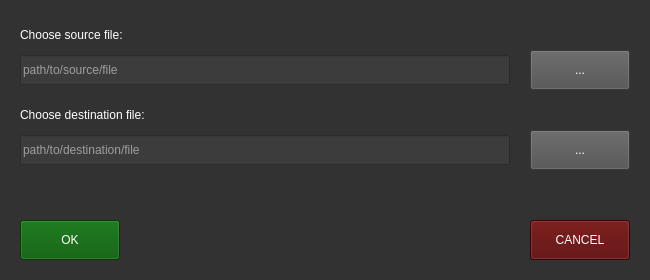
<?xml version="1.0" encoding="UTF-8"?>
<ui version="4.0">
 <class>ChooseFilesWindow</class>
 <widget class="QWidget" name="ChooseFilesWindow">
  <property name="windowModality">
   <enum>Qt::ApplicationModal</enum>
  </property>
  <property name="geometry">
   <rect>
    <x>0</x>
    <y>0</y>
    <width>650</width>
    <height>280</height>
   </rect>
  </property>
  <property name="sizePolicy">
   <sizepolicy hsizetype="Fixed" vsizetype="Fixed">
    <horstretch>0</horstretch>
    <verstretch>0</verstretch>
   </sizepolicy>
  </property>
  <property name="windowTitle">
   <string>Open files</string>
  </property>
  <property name="styleSheet">
   <string notr="true">background-color: rgb(50, 50, 50);</string>
  </property>
  <widget class="MyButton" name="chooseButton1">
   <property name="geometry">
    <rect>
     <x>530</x>
     <y>50</y>
     <width>100</width>
     <height>40</height>
    </rect>
   </property>
   <property name="sizePolicy">
    <sizepolicy hsizetype="Fixed" vsizetype="Fixed">
     <horstretch>0</horstretch>
     <verstretch>0</verstretch>
    </sizepolicy>
   </property>
   <property name="focusPolicy">
    <enum>Qt::TabFocus</enum>
   </property>
   <property name="styleSheet">
    <string notr="true">background-color: rgb(80, 80, 80);
font: 12pt &quot;Arial Black&quot;;
color: rgb(255, 255, 255);</string>
   </property>
   <property name="text">
    <string>...</string>
   </property>
  </widget>
  <widget class="MyButton" name="chooseButton2">
   <property name="geometry">
    <rect>
     <x>530</x>
     <y>130</y>
     <width>100</width>
     <height>40</height>
    </rect>
   </property>
   <property name="sizePolicy">
    <sizepolicy hsizetype="Fixed" vsizetype="Fixed">
     <horstretch>0</horstretch>
     <verstretch>0</verstretch>
    </sizepolicy>
   </property>
   <property name="focusPolicy">
    <enum>Qt::TabFocus</enum>
   </property>
   <property name="styleSheet">
    <string notr="true">background-color: rgb(80, 80, 80);
font: 12pt &quot;Arial Black&quot;;
color: rgb(255, 255, 255);</string>
   </property>
   <property name="text">
    <string>...</string>
   </property>
  </widget>
  <widget class="QLabel" name="label1">
   <property name="geometry">
    <rect>
     <x>20</x>
     <y>20</y>
     <width>490</width>
     <height>30</height>
    </rect>
   </property>
   <property name="sizePolicy">
    <sizepolicy hsizetype="Fixed" vsizetype="Fixed">
     <horstretch>0</horstretch>
     <verstretch>0</verstretch>
    </sizepolicy>
   </property>
   <property name="styleSheet">
    <string notr="true">font: 12pt &quot;Arial Black&quot;;
color: rgb(255, 255, 255);
background-color: rgb(50, 50, 50);</string>
   </property>
   <property name="text">
    <string>Choose source file:</string>
   </property>
  </widget>
  <widget class="QLineEdit" name="lineEdit1">
   <property name="geometry">
    <rect>
     <x>20</x>
     <y>55</y>
     <width>490</width>
     <height>30</height>
    </rect>
   </property>
   <property name="sizePolicy">
    <sizepolicy hsizetype="Fixed" vsizetype="Fixed">
     <horstretch>0</horstretch>
     <verstretch>0</verstretch>
    </sizepolicy>
   </property>
   <property name="focusPolicy">
    <enum>Qt::ClickFocus</enum>
   </property>
   <property name="styleSheet">
    <string notr="true">font: 10pt &quot;Arial Black&quot;;
color: rgb(255, 255, 255);
background-color: rgb(60, 60, 60);</string>
   </property>
   <property name="placeholderText">
    <string>path/to/source/file</string>
   </property>
  </widget>
  <widget class="QLabel" name="label2">
   <property name="geometry">
    <rect>
     <x>20</x>
     <y>100</y>
     <width>490</width>
     <height>30</height>
    </rect>
   </property>
   <property name="sizePolicy">
    <sizepolicy hsizetype="Fixed" vsizetype="Fixed">
     <horstretch>0</horstretch>
     <verstretch>0</verstretch>
    </sizepolicy>
   </property>
   <property name="styleSheet">
    <string notr="true">background-color: rgb(50, 50, 50);
color: rgb(255, 255, 255);
font: 12pt &quot;Arial Black&quot;;</string>
   </property>
   <property name="text">
    <string>Choose destination file:</string>
   </property>
  </widget>
  <widget class="QLineEdit" name="lineEdit2">
   <property name="geometry">
    <rect>
     <x>20</x>
     <y>135</y>
     <width>490</width>
     <height>30</height>
    </rect>
   </property>
   <property name="sizePolicy">
    <sizepolicy hsizetype="Fixed" vsizetype="Fixed">
     <horstretch>0</horstretch>
     <verstretch>0</verstretch>
    </sizepolicy>
   </property>
   <property name="focusPolicy">
    <enum>Qt::ClickFocus</enum>
   </property>
   <property name="styleSheet">
    <string notr="true">font: 10pt &quot;Arial Black&quot;;
color: rgb(255, 255, 255);
background-color: rgb(60, 60, 60);</string>
   </property>
   <property name="placeholderText">
    <string>path/to/destination/file</string>
   </property>
  </widget>
  <widget class="MyButton" name="okButton">
   <property name="geometry">
    <rect>
     <x>20</x>
     <y>220</y>
     <width>100</width>
     <height>40</height>
    </rect>
   </property>
   <property name="sizePolicy">
    <sizepolicy hsizetype="Fixed" vsizetype="Fixed">
     <horstretch>0</horstretch>
     <verstretch>0</verstretch>
    </sizepolicy>
   </property>
   <property name="focusPolicy">
    <enum>Qt::TabFocus</enum>
   </property>
   <property name="styleSheet">
    <string notr="true">color: rgb(255, 255, 255);
font: 12pt &quot;Arial Black&quot;;
background-color: rgb(0, 85, 0);</string>
   </property>
   <property name="text">
    <string>OK</string>
   </property>
  </widget>
  <widget class="MyButton" name="cancelButton">
   <property name="geometry">
    <rect>
     <x>530</x>
     <y>220</y>
     <width>100</width>
     <height>40</height>
    </rect>
   </property>
   <property name="sizePolicy">
    <sizepolicy hsizetype="Fixed" vsizetype="Fixed">
     <horstretch>0</horstretch>
     <verstretch>0</verstretch>
    </sizepolicy>
   </property>
   <property name="focusPolicy">
    <enum>Qt::TabFocus</enum>
   </property>
   <property name="styleSheet">
    <string notr="true">font: 12pt &quot;Arial Black&quot;;
color: rgb(255, 255, 255);
background-color: rgb(85, 0, 0);</string>
   </property>
   <property name="text">
    <string>CANCEL</string>
   </property>
  </widget>
 </widget>
 <customwidgets>
  <customwidget>
   <class>MyButton</class>
   <extends>QPushButton</extends>
   <header>mybutton.hpp</header>
  </customwidget>
 </customwidgets>
 <tabstops>
  <tabstop>lineEdit1</tabstop>
  <tabstop>chooseButton1</tabstop>
  <tabstop>lineEdit2</tabstop>
  <tabstop>chooseButton2</tabstop>
  <tabstop>okButton</tabstop>
  <tabstop>cancelButton</tabstop>
 </tabstops>
 <resources/>
 <connections/>
</ui>
